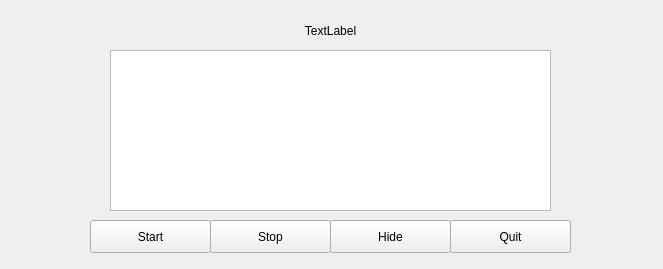
<?xml version="1.0" encoding="UTF-8"?>
<ui version="4.0">
 <class>MainWindow</class>
 <widget class="QMainWindow" name="MainWindow">
  <property name="geometry">
   <rect>
    <x>0</x>
    <y>0</y>
    <width>663</width>
    <height>269</height>
   </rect>
  </property>
  <property name="windowTitle">
   <string>CPU Frequency Monitor</string>
  </property>
  <widget class="QWidget" name="centralwidget">
   <widget class="QPushButton" name="pbStart">
    <property name="geometry">
     <rect>
      <x>90</x>
      <y>220</y>
      <width>121</width>
      <height>33</height>
     </rect>
    </property>
    <property name="text">
     <string>Start</string>
    </property>
   </widget>
   <widget class="QPushButton" name="pbStop">
    <property name="geometry">
     <rect>
      <x>210</x>
      <y>220</y>
      <width>121</width>
      <height>33</height>
     </rect>
    </property>
    <property name="text">
     <string>Stop</string>
    </property>
   </widget>
   <widget class="QPushButton" name="pbQuit">
    <property name="geometry">
     <rect>
      <x>450</x>
      <y>220</y>
      <width>121</width>
      <height>33</height>
     </rect>
    </property>
    <property name="text">
     <string>Quit</string>
    </property>
   </widget>
   <widget class="QTableWidget" name="tableWidget">
    <property name="geometry">
     <rect>
      <x>110</x>
      <y>50</y>
      <width>441</width>
      <height>161</height>
     </rect>
    </property>
   </widget>
   <widget class="QPushButton" name="pbHide">
    <property name="geometry">
     <rect>
      <x>330</x>
      <y>220</y>
      <width>121</width>
      <height>33</height>
     </rect>
    </property>
    <property name="text">
     <string>Hide</string>
    </property>
   </widget>
   <widget class="QLabel" name="label">
    <property name="geometry">
     <rect>
      <x>110</x>
      <y>10</y>
      <width>441</width>
      <height>41</height>
     </rect>
    </property>
    <property name="text">
     <string>TextLabel</string>
    </property>
    <property name="alignment">
     <set>Qt::AlignCenter</set>
    </property>
    <property name="wordWrap">
     <bool>true</bool>
    </property>
   </widget>
  </widget>
 </widget>
 <tabstops>
  <tabstop>pbStart</tabstop>
  <tabstop>pbStop</tabstop>
  <tabstop>pbHide</tabstop>
  <tabstop>pbQuit</tabstop>
  <tabstop>tableWidget</tabstop>
 </tabstops>
 <resources/>
 <connections/>
</ui>
